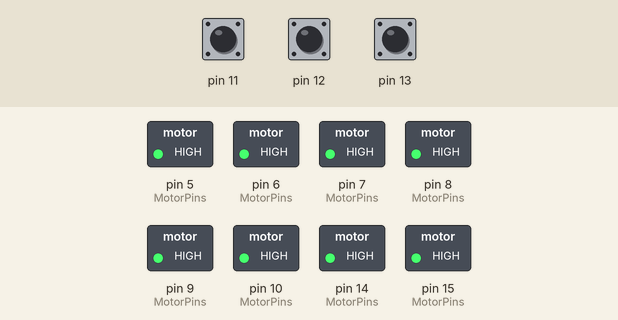
Recording of a sketch running on a simulated Arduino Nano, built with avr-gcc and run on an emulated ATmega328P. On the bench: switched loads named in the sketch (green lamp = pin HIGH). The inputs (shaded band) are chosen by the test bench; at power-on: pin 11 HIGH, pin 12 HIGH, pin 13 HIGH. What the sketch prints to the serial monitor is not drawn.

Above: at 0.1 s.
Timing chart, 0 to 1.6 s (numbered marks = the images above):
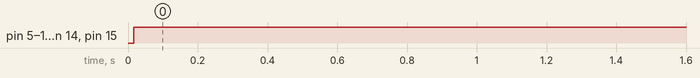

The sketch:

Node.ino
```cpp
#include <Wire.h>
#include <SoftPWM.h>


uint8_t Base_Address = 0x30;
uint8_t  Registers[8] = { 255,255,255,255,255,255,255,255 };
uint8_t  MotorPins[8] = { 15,14,10,9,8,7,6,5 };
uint8_t Mask = 255;


void setup()
{

	pinMode(11, INPUT_PULLUP);
	pinMode(12, INPUT_PULLUP);
	pinMode(13, INPUT_PULLUP);


	Base_Address += (!digitalRead(11) ? 1 : 0);
	Base_Address += (!digitalRead(12) ? 2 : 0);
	Base_Address += (!digitalRead(13) ? 4 : 0);


	Wire.setClock(80000);
	Wire.begin(Base_Address);

	Wire.onRequest(requestEvent);
	Wire.onReceive(receiveEvent);

	Serial.begin(115200);

	Serial.print("Listening on Address 0x");
	Serial.println(Base_Address, HEX);

	SoftPWMBegin();

	for (uint8_t Pointer = 0; Pointer < 8; Pointer++)
	{
		Registers[Pointer] = 255;
		SoftPWMSet(MotorPins[Pointer], 255, true);
	}

}

void receiveEvent(int Count)
{


	byte Packet[2];
	byte Pointer = 0;

	for (byte MaskPointer = 0; MaskPointer < Count; MaskPointer++)
	{
		if (Wire.read() == 0x88)
		{
			for (Pointer = 0; Pointer < Count; Pointer++)
			{
				Packet[Pointer] = Wire.read();
			}
			Serial.print(Packet[0]);
			Serial.println(Packet[1]);
			Registers[Packet[0]] = Mask - Packet[1];
			SoftPWMSet(MotorPins[Packet[0]], Registers[Packet[0]], true);

		}
	}


}

void requestEvent()
{
	Serial.print("Request Event : ");

	while (Wire.available() > 0)

	{
		Serial.print(Wire.read(), HEX);
	}

	Serial.println();

}

void loop()
{
	for (uint8_t Pointer = 0; Pointer < 8; Pointer++)
	{
		Serial.print("Register : "); Serial.print(Pointer);
		Serial.print(" Motor Pin : "); Serial.print(MotorPins[Pointer]);
		Serial.print(" Value : :"); Serial.println(Mask - Registers[Pointer]);
	}
	Serial.println("==================================================================================");
	delay(500);
}
```

Measured:
- by itself, pin 5 (MotorPins), pin 6 (MotorPins), pin 7 (MotorPins), pin 8 (MotorPins), pin 9 (MotorPins), pin 10 (MotorPins), pin 14 (MotorPins), pin 15 (MotorPins): LOW → HIGH at 0.02 s
